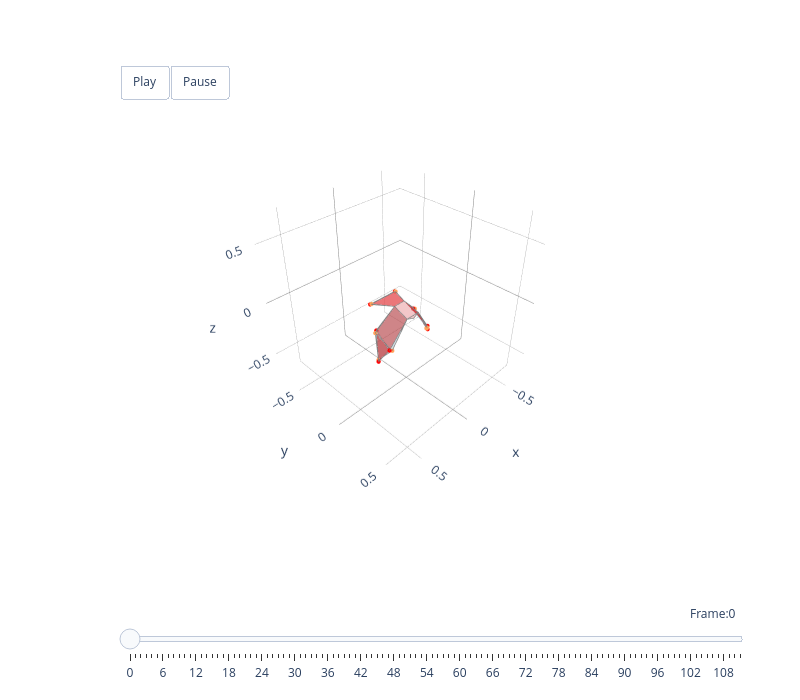

Notebook source saved alongside this figure:
### Code cell
# Animate: original (left) vs 4-mode reconstruction (right)
hawk3d = Animal3D('hawk', '../../data/mean_hawk_shape.csv')
animate_plotly_compare(hawk3d, [orig_bilateral, recon_bilateral])

### Figure 1 — Plotly figure (JSON) as saved in the notebook; plotly's stock layout.template omitted (floating-point values rounded to 4 significant figures)
{"data": [{"color": "lightblue", "hoverinfo": "none", "opacity": 0.5, "type": "mesh3d", "x": [-0.2764, -0.1999, -0.2213], "y": [-0.04185, 0.03309, -0.1264], "z": [-0.373, -0.2826, -0.1892]}, {"hoverinfo": "name", "line": {"color": "grey", "width": 1.5}, "mode": "lines", "name": "left_handwing lightblue", "type": "scatter3d", "x": [-0.2764, -0.1999, -0.2213, -0.2764], "y": [-0.04185, 0.03309, -0.1264, -0.04185], "z": [-0.373, -0.2826, -0.1892, -0.373]}, {"color": "lightblue", "hoverinfo": "none", "opacity": 0.5, "type": "mesh3d", "x": [0.2663, 0.1899, 0.2142], "y": [-0.0376, 0.03466, -0.1221], "z": [-0.3737, -0.2839, -0.1902]}, {"hoverinfo": "name", "line": {"color": "grey", "width": 1.5}, "mode": "lines", "name": "right_handwing lightblue", "type": "scatter3d", "x": [0.2663, 0.1899, 0.2142, 0.2663], "y": [-0.0376, 0.03466, -0.1221, -0.0376], "z": [-0.3737, -0.2839, -0.1902, -0.3737]}, {"color": "lightblue", "hoverinfo": "none", "opacity": 0.4, "type": "mesh3d", "x": [-0.1999, -0.2213, -0.05, -0.06], "y": [0.03309, -0.1264, -0.08, 0.06], "z": [-0.2826, -0.1892, -0.005, -0.045]}, {"hoverinfo": "name", "line": {"color": "grey", "width": 1.5}, "mode": "lines", "name": "left_armwing lightblue", "type": "scatter3d", "x": [-0.1999, -0.2213, -0.05, -0.06, -0.1999], "y": [0.03309, -0.1264, -0.08, 0.06, 0.03309], "z": [-0.2826, -0.1892, -0.005, -0.045, -0.2826]}, {"color": "lightblue", "hoverinfo": "none", "opacity": 0.4, "type": "mesh3d", "x": [0.1899, 0.2142, 0.05, 0.06], "y": [0.03466, -0.1221, -0.08, 0.06], "z": [-0.2839, -0.1902, -0.005, -0.045]}, {"hoverinfo": "name", "line": {"color": "grey", "width": 1.5}, "mode": "lines", "name": "right_armwing lightblue", "type": "scatter3d", "x": [0.1899, 0.2142, 0.05, 0.06, 0.1899], "y": [0.03466, -0.1221, -0.08, 0.06, 0.03466], "z": [-0.2839, -0.1902, -0.005, -0.045, -0.2839]}, {"color": "lightblue", "hoverinfo": "none", "opacity": 0.2, "type": "mesh3d", "x": [0.06, -0.06, -0.05, 0.05], "y": [0.06, 0.06, -0.08, -0.08], "z": [-0.045, -0.045, -0.005, -0.005]}, {"hoverinfo": "name", "line": {"color": "grey", "width": 1.5}, "mode": "lines", "name": "body lightblue", "type": "scatter3d", "x": [0.06, -0.06, -0.05, 0.05, 0.06], "y": [0.06, 0.06, -0.08, -0.08, 0.06], "z": [-0.045, -0.045, -0.005, -0.005, -0.045]}, {"color": "lightblue", "hoverinfo": "none", "opacity": 0.2, "type": "mesh3d", "x": [0.06, 3.743e-05, -0.06], "y": [0.06, 0.0705, 0.06], "z": [-0.045, -0.0617, -0.045]}, {"hoverinfo": "name", "line": {"color": "grey", "width": 1.5}, "mode": "lines", "name": "head lightblue", "type": "scatter3d", "x": [0.06, 3.743e-05, -0.06, 0.06], "y": [0.06, 0.0705, 0.06, 0.06], "z": [-0.045, -0.0617, -0.045, -0.045]}, {"color": "lightblue", "hoverinfo": "none", "opacity": 0.5, "type": "mesh3d", "x": [0.1222, -0.1318, -0.05, 0.05], "y": [-0.2589, -0.2558, -0.08, -0.08], "z": [-0.0371, -0.04085, -0.005, -0.005]}, {"hoverinfo": "name", "line": {"color": "grey", "width": 1.5}, "mode": "lines", "name": "tail lightblue", "type": "scatter3d", "x": [0.1222, -0.1318, -0.05, 0.05, 0.1222], "y": [-0.2589, -0.2558, -0.08, -0.08, -0.2589], "z": [-0.0371, -0.04085, -0.005, -0.005, -0.0371]}, {"hoverinfo": "none", "marker": {"opacity": 1, "size": 2.5}, "mode": "markers", "type": "scatter3d", "x": [-0.2764, 0.2663, -0.1999, 0.1899, -0.2213, 0.2142, -0.1318, 0.1222], "y": [-0.04185, -0.0376, 0.03309, 0.03466, -0.1264, -0.1221, -0.2558, -0.2589], "z": [-0.373, -0.3737, -0.2826, -0.2839, -0.1892, -0.1902, -0.04085, -0.0371]}, {"color": "red", "hoverinfo": "none", "opacity": 0.5, "type": "mesh3d", "x": [-0.2844, -0.214, -0.2038], "y": [-0.03649, 0.02183, -0.1284], "z": [-0.3825, -0.2782, -0.179]}, {"hoverinfo": "name", "line": {"color": "grey", "width": 1.5}, "mode": "lines", "name": "left_handwing red", "type": "scatter3d", "x": [-0.2844, -0.214, -0.2038, -0.2844], "y": [-0.03649, 0.02183, -0.1284, -0.03649], "z": [-0.3825, -0.2782, -0.179, -0.3825]}, {"color": "red", "hoverinfo": "none", "opacity": 0.5, "type": "mesh3d", "x": [0.2722, 0.2059, 0.1977], "y": [-0.03072, 0.02177, -0.1288], "z": [-0.3831, -0.2799, -0.1783]}, {"hoverinfo": "name", "line": {"color": "grey", "width": 1.5}, "mode": "lines", "name": "right_handwing red", "type": "scatter3d", "x": [0.2722, 0.2059, 0.1977, 0.2722], "y": [-0.03072, 0.02177, -0.1288, -0.03072], "z": [-0.3831, -0.2799, -0.1783, -0.3831]}, {"color": "red", "hoverinfo": "none", "opacity": 0.4, "type": "mesh3d", "x": [-0.214, -0.2038, -0.05, -0.06], "y": [0.02183, -0.1284, -0.08, 0.06], "z": [-0.2782, -0.179, -0.005, -0.045]}, {"hoverinfo": "name", "line": {"color": "grey", "width": 1.5}, "mode": "lines", "name": "left_armwing red", "type": "scatter3d", "x": [-0.214, -0.2038, -0.05, -0.06, -0.214], "y": [0.02183, -0.1284, -0.08, 0.06, 0.02183], "z": [-0.2782, -0.179, -0.005, -0.045, -0.2782]}, {"color": "red", "hoverinfo": "none", "opacity": 0.4, "type": "mesh3d", "x": [0.2059, 0.1977, 0.05, 0.06], "y": [0.02177, -0.1288, -0.08, 0.06], "z": [-0.2799, -0.1783, -0.005, -0.045]}, {"hoverinfo": "name", "line": {"color": "grey", "width": 1.5}, "mode": "lines", "name": "right_armwing red", "type": "scatter3d", "x": [0.2059, 0.1977, 0.05, 0.06, 0.2059], "y": [0.02177, -0.1288, -0.08, 0.06, 0.02177], "z": [-0.2799, -0.1783, -0.005, -0.045, -0.2799]}, {"color": "red", "hoverinfo": "none", "opacity": 0.2, "type": "mesh3d", "x": [0.06, -0.06, -0.05, 0.05], "y": [0.06, 0.06, -0.08, -0.08], "z": [-0.045, -0.045, -0.005, -0.005]}, {"hoverinfo": "name", "line": {"color": "grey", "width": 1.5}, "mode": "lines", "name": "body red", "type": "scatter3d", "x": [0.06, -0.06, -0.05, 0.05, 0.06], "y": [0.06, 0.06, -0.08, -0.08, 0.06], "z": [-0.045, -0.045, -0.005, -0.005, -0.045]}, {"color": "red", "hoverinfo": "none", "opacity": 0.2, "type": "mesh3d", "x": [0.06, 3.743e-05, -0.06], "y": [0.06, 0.0705, 0.06], "z": [-0.045, -0.0617, -0.045]}, {"hoverinfo": "name", "line": {"color": "grey", "width": 1.5}, "mode": "lines", "name": "head red", "type": "scatter3d", "x": [0.06, 3.743e-05, -0.06, 0.06], "y": [0.06, 0.0705, 0.06, 0.06], "z": [-0.045, -0.0617, -0.045, -0.045]}, {"color": "red", "hoverinfo": "none", "opacity": 0.5, "type": "mesh3d", "x": [0.1276, -0.1322, -0.05, 0.05], "y": [-0.2673, -0.2625, -0.08, -0.08], "z": [-0.04197, -0.04237, -0.005, -0.005]}, {"hoverinfo": "name", "line": {"color": "grey", "width": 1.5}, "mode": "lines", "name": "tail red", "type": "scatter3d", "x": [0.1276, -0.1322, -0.05, 0.05, 0.1276], "y": [-0.2673, -0.2625, -0.08, -0.08, -0.2673], "z": [-0.04197, -0.04237, -0.005, -0.005, -0.04197]}, {"hoverinfo": "none", "marker": {"color": "red", "opacity": 1, "size": 2.5}, "mode": "markers", "type": "scatter3d", "x": [-0.2844, 0.2722, -0.214, 0.2059, -0.2038, 0.1977, -0.1322, 0.1276], "y": [-0.03649, -0.03072, 0.02183, 0.02177, -0.1284, -0.1288, -0.2625, -0.2673], "z": [-0.3825, -0.3831, -0.2782, -0.2799, -0.179, -0.1783, -0.04237, -0.04197]}], "layout": {"height": 700, "margin": {"b": 100, "l": 50, "r": 50, "t": 100}, "scene": {"aspectmode": "cube", "aspectratio": {"x": 1, "y": 1, "z": 1}, "camera": {"eye": {"x": 1.5, "y": 1.5, "z": 1.5}, "up": {"x": 0, "y": 0, "z": 1}}, "domain": {"x": [0, 1], "y": [0.1, 1]}, "xaxis": {"backgroundcolor": "white", "dtick": 0.5, "gridcolor": "grey", "gridwidth": 0.5, "range": [-0.709, 0.709], "showbackground": true, "tick0": 0, "zerolinecolor": "grey"}, "yaxis": {"backgroundcolor": "white", "dtick": 0.5, "gridcolor": "grey", "gridwidth": 0.5, "range": [-0.7821, 0.6359], "showbackground": true, "tick0": 0, "zerolinecolor": "grey"}, "zaxis": {"backgroundcolor": "white", "dtick": 0.5, "gridcolor": "grey", "gridwidth": 0.5, "range": [-0.709, 0.709], "showbackground": true, "tick0": 0, "zerolinecolor": "grey"}}, "showlegend": false, "sliders": [{"active": 0, "currentvalue": {"font": {"size": 12}, "prefix": "Frame:", "visible": true, "xanchor": "right"}, "len": 0.9, "pad": {"b": 10, "t": 50}, "steps": [{"args": [[0], {"frame": {"duration": 300, "redraw": true}, "mode": "immediate", "transition": {"duration": 300}}], "label": "0", "method": "animate"}, {"args": [[1], {"frame": {"duration": 300, "redraw": true}, "mode": "immediate", "transition": {"duration": 300}}], "label": "1", "method": "animate"}, {"args": [[2], {"frame": {"duration": 300, "redraw": true}, "mode": "immediate", "transition": {"duration": 300}}], "label": "2", "method": "animate"}, {"args": [[3], {"frame": {"duration": 300, "redraw": true}, "mode": "immediate", "transition": {"duration": 300}}], "label": "3", "method": "animate"}, {"args": [[4], {"frame": {"duration": 300, "redraw": true}, "mode": "immediate", "transition": {"duration": 300}}], "label": "4", "method": "animate"}, {"args": [[5], {"frame": {"duration": 300, "redraw": true}, "mode": "immediate", "transition": {"duration": 300}}], "label": "5", "method": "animate"}, {"args": [[6], {"frame": {"duration": 300, "redraw": true}, "mode": "immediate", "transition": {"duration": 300}}], "label": "6", "method": "animate"}, {"args": [[7], {"frame": {"duration": 300, "redraw": true}, "mode": "immediate", "transition": {"duration": 300}}], "label": "7", "method": "animate"}, {"args": [[8], {"frame": {"duration": 300, "redraw": true}, "mode": "immediate", "transition": {"duration": 300}}], "label": "8", "method": "animate"}, {"args": [[9], {"frame": {"duration": 300, "redraw": true}, "mode": "immediate", "transition": {"duration": 300}}], "label": "9", "method": "animate"}, {"args": [[10], {"frame": {"duration": 300, "redraw": true}, "mode": "immediate", "transition": {"duration": 300}}], "label": "10", "method": "animate"}, {"args": [[11], {"frame": {"duration": 300, "redraw": true}, "mode": "immediate", "transition": {"duration": 300}}], "label": "11", "method": "animate"}, {"args": [[12], {"frame": {"duration": 300, "redraw": true}, "mode": "immediate", "transition": {"duration": 300}}], "label": "12", "method": "animate"}, {"args": [[13], {"frame": {"duration": 300, "redraw": true}, "mode": "immediate", "transition": {"duration": 300}}], "label": "13", "method": "animate"}, {"args": [[14], {"frame": {"duration": 300, "redraw": true}, "mode": "immediate", "transition": {"duration": 300}}], "label": "14", "method": "animate"}, {"args": [[15], {"frame": {"duration": 300, "redraw": true}, "mode": "immediate", "transition": {"duration": 300}}], "label": "15", "method": "animate"}, {"args": [[16], {"frame": {"duration": 300, "redraw": true}, "mode": "immediate", "transition": {"duration": 300}}], "label": "16", "method": "animate"}, {"args": [[17], {"frame": {"duration": 300, "redraw": true}, "mode": "immediate", "transition": {"duration": 300}}], "label": "17", "method": "animate"}, {"args": [[18], {"frame": {"duration": 300, "redraw": true}, "mode": "immediate", "transition": {"duration": 300}}], "label": "18", "method": "animate"}, {"args": [[19], {"frame": {"duration": 300, "redraw": true}, "mode": "immediate", "transition": {"duration": 300}}], "label": "19", "method": "animate"}, {"args": [[20], {"frame": {"duration": 300, "redraw": true}, "mode": "immediate", "transition": {"duration": 300}}], "label": "20", "method": "animate"}, {"args": [[21], {"frame": {"duration": 300, "redraw": true}, "mode": "immediate", "transition": {"duration": 300}}], "label": "21", "method": "animate"}, {"args": [[22], {"frame": {"duration": 300, "redraw": true}, "mode": "immediate", "transition": {"duration": 300}}], "label": "22", "method": "animate"}, {"args": [[23], {"frame": {"duration": 300, "redraw": true}, "mode": "immediate", "transition": {"duration": 300}}], "label": "23", "method": "animate"}, {"args": [[24], {"frame": {"duration": 300, "redraw": true}, "mode": "immediate", "transition": {"duration": 300}}], "label": "24", "method": "animate"}, {"args": [[25], {"frame": {"duration": 300, "redraw": true}, "mode": "immediate", "transition": {"duration": 300}}], "label": "25", "method": "animate"}, {"args": [[26], {"frame": {"duration": 300, "redraw": true}, "mode": "immediate", "transition": {"duration": 300}}], "label": "26", "method": "animate"}, {"args": [[27], {"frame": {"duration": 300, "redraw": true}, "mode": "immediate", "transition": {"duration": 300}}], "label": "27", "method": "animate"}, {"args": [[28], {"frame": {"duration": 300, "redraw": true}, "mode": "immediate", "transition": {"duration": 300}}], "label": "28", "method": "animate"}, {"args": [[29], {"frame": {"duration": 300, "redraw": true}, "mode": "immediate", "transition": {"duration": 300}}], "label": "29", "method": "animate"}, {"args": [[30], {"frame": {"duration": 300, "redraw": true}, "mode": "immediate", "transition": {"duration": 300}}], "label": "30", "method": "animate"}, {"args": [[31], {"frame": {"duration": 300, "redraw": true}, "mode": "immediate", "transition": {"duration": 300}}], "label": "31", "method": "animate"}, {"args": [[32], {"frame": {"duration": 300, "redraw": true}, "mode": "immediate", "transition": {"duration": 300}}], "label": "32", "method": "animate"}, {"args": [[33], {"frame": {"duration": 300, "redraw": true}, "mode": "immediate", "transition": {"duration": 300}}], "label": "33", "method": "animate"}, {"args": [[34], {"frame": {"duration": 300, "redraw": true}, "mode": "immediate", "transition": {"duration": 300}}], "label": "34", "method": "animate"}, {"args": [[35], {"frame": {"duration": 300, "redraw": true}, "mode": "immediate", "transition": {"duration": 300}}], "label": "35", "method": "animate"}, {"args": [[36], {"frame": {"duration": 300, "redraw": true}, "mode": "immediate", "transition": {"duration": 300}}], "label": "36", "method": "animate"}, {"args": [[37], {"frame": {"duration": 300, "redraw": true}, "mode": "immediate", "transition": {"duration": 300}}], "label": "37", "method": "animate"}, {"args": [[38], {"frame": {"duration": 300, "redraw": true}, "mode": "immediate", "transition": {"duration": 300}}], "label": "38", "method": "animate"}, {"args": [[39], {"frame": {"duration": 300, "redraw": true}, "mode": "immediate", "transition": {"duration": 300}}], "label": "39", "method": "animate"}, {"args": [[40], {"frame": {"duration": 300, "redraw": true}, "mode": "immediate", "transition": {"duration": 300}}], "label": "40", "method": "animate"}, {"args": [[41], {"frame": {"duration": 300, "redraw": true}, "mode": "immediate", "transition": {"duration": 300}}], "label": "41", "method": "animate"}, {"args": [[42], {"frame": {"duration": 300, "redraw": true}, "mode": "immediate", "transition": {"duration": 300}}], "label": "42", "method": "animate"}, {"args": [[43], {"frame": {"duration": 300, "redraw": true}, "mode": "immediate", "transition": {"duration": 300}}], "label": "43", "method": "animate"}, {"args": [[44], {"frame": {"duration": 300, "redraw": true}, "mode": "immediate", "transition": {"duration": 300}}], "label": "44", "method": "animate"}, {"args": [[45], {"frame": {"duration": 300, "redraw": true}, "mode": "immediate", "transition": {"duration": 300}}], "label": "45", "method": "animate"}, {"args": [[46], {"frame": {"duration": 300, "redraw": true}, "mode": "immediate", "transition": {"duration": 300}}], "label": "46", "method": "animate"}, {"args": [[47], {"frame": {"duration": 300, "redraw": true}, "mode": "immediate", "transition": {"duration": 300}}], "label": "47", "method": "animate"}, {"args": [[48], {"frame": {"duration": 300, "redraw": true}, "mode": "immediate", "transition": {"duration": 300}}], "label": "48", "method": "animate"}, {"args": [[49], {"frame": {"duration": 300, "redraw": true}, "mode": "immediate", "transition": {"duration": 300}}], "label": "49", "method": "animate"}, {"args": [[50], {"frame": {"duration": 300, "redraw": true}, "mode": "immediate", "transition": {"duration": 300}}], "label": "50", "method": "animate"}, {"args": [[51], {"frame": {"duration": 300, "redraw": true}, "mode": "immediate", "transition": {"duration": 300}}], "label": "51", "method": "animate"}, {"args": [[52], {"frame": {"duration": 300, "redraw": true}, "mode": "immediate", "transition": {"duration": 300}}], "label": "52", "method": "animate"}, {"args": [[53], {"frame": {"duration": 300, "redraw": true}, "mode": "immediate", "transition": {"duration": 300}}], "label": "53", "method": "animate"}, {"args": [[54], {"frame": {"duration": 300, "redraw": true}, "mode": "immediate", "transition": {"duration": 300}}], "label": "54", "method": "animate"}, {"args": [[55], {"frame": {"duration": 300, "redraw": true}, "mode": "immediate", "transition": {"duration": 300}}], "label": "55", "method": "animate"}, {"args": [[56], {"frame": {"duration": 300, "redraw": true}, "mode": "immediate", "transition": {"duration": 300}}], "label": "56", "method": "animate"}, {"args": [[57], {"frame": {"duration": 300, "redraw": true}, "mode": "immediate", "transition": {"duration": 300}}], "label": "57", "method": "animate"}, {"args": [[58], {"frame": {"duration": 300, "redraw": true}, "mode": "immediate", "transition": {"duration": 300}}], "label": "58", "method": "animate"}, {"args": [[59], {"frame": {"duration": 300, "redraw": true}, "mode": "immediate", "transition": {"duration": 300}}], "label": "59", "method": "animate"}, {"args": [[60], {"frame": {"duration": 300, "redraw": true}, "mode": "immediate", "transition": {"duration": 300}}], "label": "60", "method": "animate"}, {"args": [[61], {"frame": {"duration": 300, "redraw": true}, "mode": "immediate", "transition": {"duration": 300}}], "label": "61", "method": "animate"}, {"args": [[62], {"frame": {"duration": 300, "redraw": true}, "mode": "immediate", "transition": {"duration": 300}}], "label": "62", "method": "animate"}, {"args": [[63], {"frame": {"duration": 300, "redraw": true}, "mode": "immediate", "transition": {"duration": 300}}], "label": "63", "method": "animate"}, {"args": [[64], {"frame": {"duration": 300, "redraw": true}, "mode": "immediate", "transition": {"duration": 300}}], "label": "64", "method": "animate"}, {"args": [[65], {"frame": {"duration": 300, "redraw": true}, "mode": "immediate", "transition": {"duration": 300}}], "label": "65", "method": "animate"}, {"args": [[66], {"frame": {"duration": 300, "redraw": true}, "mode": "immediate", "transition": {"duration": 300}}], "label": "66", "method": "animate"}, {"args": [[67], {"frame": {"duration": 300, "redraw": true}, "mode": "immediate", "transition": {"duration": 300}}], "label": "67", "method": "animate"}, {"args": [[68], {"frame": {"duration": 300, "redraw": true}, "mode": "immediate", "transition": {"duration": 300}}], "label": "68", "method": "animate"}, {"args": [[69], {"frame": {"duration": 300, "redraw": true}, "mode": "immediate", "transition": {"duration": 300}}], "label": "69", "method": "animate"}, {"args": [[70], {"frame": {"duration": 300, "redraw": true}, "mode": "immediate", "transition": {"duration": 300}}], "label": "70", "method": "animate"}, {"args": [[71], {"frame": {"duration": 300, "redraw": true}, "mode": "immediate", "transition": {"duration": 300}}], "label": "71", "method": "animate"}, {"args": [[72], {"frame": {"duration": 300, "redraw": true}, "mode": "immediate", "transition": {"duration": 300}}], "label": "72", "method": "animate"}, {"args": [[73], {"frame": {"duration": 300, "redraw": true}, "mode": "immediate", "transition": {"duration": 300}}], "label": "73", "method": "animate"}, {"args": [[74], {"frame": {"duration": 300, "redraw": true}, "mode": "immediate", "transition": {"duration": 300}}], "label": "74", "method": "animate"}, {"args": [[75], {"frame": {"duration": 300, "redraw": true}, "mode": "immediate", "transition": {"duration": 300}}], "label": "75", "method": "animate"}, {"args": [[76], {"frame": {"duration": 300, "redraw": true}, "mode": "immediate", "transition": {"duration": 300}}], "label": "76", "method": "animate"}, {"args": [[77], {"frame": {"duration": 300, "redraw": true}, "mode": "immediate", "transition": {"duration": 300}}], "label": "77", "method": "animate"}, {"args": [[78], {"frame": {"duration": 300, "redraw": true}, "mode": "immediate", "transition": {"duration": 300}}], "label": "78", "method": "animate"}, {"args": [[79], {"frame": {"duration": 300, "redraw": true}, "mode": "immediate", "transition": {"duration": 300}}], "label": "79", "method": "animate"}, {"args": [[80], {"frame": {"duration": 300, "redraw": true}, "mode": "immediate", "transition": {"duration": 300}}], "label": "80", "method": "animate"}, {"args": [[81], {"frame": {"duration": 300, "redraw": true}, "mode": "immediate", "transition": {"duration": 300}}], "label": "81", "method": "animate"}, {"args": [[82], {"frame": {"duration": 300, "redraw": true}, "mode": "immediate", "transition": {"duration": 300}}], "label": "82", "method": "animate"}, {"args": [[83], {"frame": {"duration": 300, "redraw": true}, "mode": "immediate", "transition": {"duration": 300}}], "label": "83", "method": "animate"}, {"args": [[84], {"frame": {"duration": 300, "redraw": true}, "mode": "immediate", "transition": {"duration": 300}}], "label": "84", "method": "animate"}, {"args": [[85], {"frame": {"duration": 300, "redraw": true}, "mode": "immediate", "transition": {"duration": 300}}], "label": "85", "method": "animate"}, {"args": [[86], {"frame": {"duration": 300, "redraw": true}, "mode": "immediate", "transition": {"duration": 300}}], "label": "86", "method": "animate"}, {"args": [[87], {"frame": {"duration": 300, "redraw": true}, "mode": "immediate", "transition": {"duration": 300}}], "label": "87", "method": "animate"}, {"args": [[88], {"frame": {"duration": 300, "redraw": true}, "mode": "immediate", "transition": {"duration": 300}}], "label": "88", "method": "animate"}, {"args": [[89], {"frame": {"duration": 300, "redraw": true}, "mode": "immediate", "transition": {"duration": 300}}], "label": "89", "method": "animate"}, {"args": [[90], {"frame": {"duration": 300, "redraw": true}, "mode": "immediate", "transition": {"duration": 300}}], "label": "90", "method": "animate"}, {"args": [[91], {"frame": {"duration": 300, "redraw": true}, "mode": "immediate", "transition": {"duration": 300}}], "label": "91", "method": "animate"}, {"args": [[92], {"frame": {"duration": 300, "redraw": true}, "mode": "immediate", "transition": {"duration": 300}}], "label": "92", "method": "animate"}, {"args": [[93], {"frame": {"duration": 300, "redraw": true}, "mode": "immediate", "transition": {"duration": 300}}], "label": "93", "method": "animate"}, {"args": [[94], {"frame": {"duration": 300, "redraw": true}, "mode": "immediate", "transition": {"duration": 300}}], "label": "94", "method": "animate"}, {"args": [[95], {"frame": {"duration": 300, "redraw": true}, "mode": "immediate", "transition": {"duration": 300}}], "label": "95", "method": "animate"}, {"args": [[96], {"frame": {"duration": 300, "redraw": true}, "mode": "immediate", "transition": {"duration": 300}}], "label": "96", "method": "animate"}, {"args": [[97], {"frame": {"duration": 300, "redraw": true}, "mode": "immediate", "transition": {"duration": 300}}], "label": "97", "method": "animate"}, {"args": [[98], {"frame": {"duration": 300, "redraw": true}, "mode": "immediate", "transition": {"duration": 300}}], "label": "98", "method": "animate"}, {"args": [[99], {"frame": {"duration": 300, "redraw": true}, "mode": "immediate", "transition": {"duration": 300}}], "label": "99", "method": "animate"}, {"args": [[100], {"frame": {"duration": 300, "redraw": true}, "mode": "immediate", "transition": {"duration": 300}}], "label": "100", "method": "animate"}, {"args": [[101], {"frame": {"duration": 300, "redraw": true}, "mode": "immediate", "transition": {"duration": 300}}], "label": "101", "method": "animate"}, {"args": [[102], {"frame": {"duration": 300, "redraw": true}, "mode": "immediate", "transition": {"duration": 300}}], "label": "102", "method": "animate"}, {"args": [[103], {"frame": {"duration": 300, "redraw": true}, "mode": "immediate", "transition": {"duration": 300}}], "label": "103", "method": "animate"}, {"args": [[104], {"frame": {"duration": 300, "redraw": true}, "mode": "immediate", "transition": {"duration": 300}}], "label": "104", "method": "animate"}, {"args": [[105], {"frame": {"duration": 300, "redraw": true}, "mode": "immediate", "transition": {"duration": 300}}], "label": "105", "method": "animate"}, {"args": [[106], {"frame": {"duration": 300, "redraw": true}, "mode": "immediate", "transition": {"duration": 300}}], "label": "106", "method": "animate"}, {"args": [[107], {"frame": {"duration": 300, "redraw": true}, "mode": "immediate", "transition": {"duration": 300}}], "label": "107", "method": "animate"}, {"args": [[108], {"frame": {"duration": 300, "redraw": true}, "mode": "immediate", "transition": {"duration": 300}}], "label": "108", "method": "animate"}, {"args": [[109], {"frame": {"duration": 300, "redraw": true}, "mode": "immediate", "transition": {"duration": 300}}], "label": "109", "method": "animate"}, {"args": [[110], {"frame": {"duration": 300, "redraw": true}, "mode": "immediate", "transition": {"duration": 300}}], "label": "110", "method": "animate"}, {"args": [[111], {"frame": {"duration": 300, "redraw": true}, "mode": "immediate", "transition": {"duration": 300}}], "label": "111", "method": "animate"}], "transition": {"duration": 300, "easing": "cubic-in-out"}, "x": 0.1, "xanchor": "left", "y": 0, "yanchor": "top"}], "updatemenus": [{"buttons": [{"args": [null, {"frame": {"duration": 100, "redraw": true}, "mode": "immediate"}], "label": "Play", "method": "animate"}, {"args": [[null], {"frame": {"duration": 0, "redraw": true}, "mode": "immediate"}], "label": "Pause", "method": "animate"}], "direction": "left", "pad": {"r": 10, "t": 10}, "showactive": false, "type": "buttons", "x": 0.1, "xanchor": "left", "y": 1.1, "yanchor": "top"}], "width": 800}}
